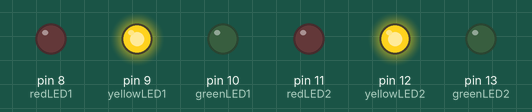
The sketch below on a simulated Arduino Uno, built with avr-gcc and run on an emulated ATmega328P. On the bench: output pins drawn as LEDs (lit = HIGH).

Above: at 1.5 s.
At 9.5 s:
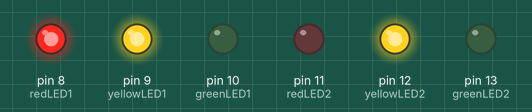
At 21.0 s:
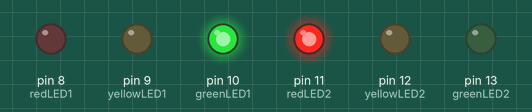
At 32.5 s:
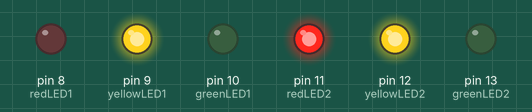
At 36.5 s:
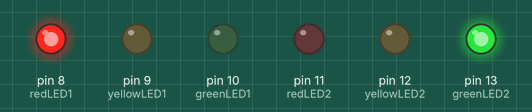
Timing chart, 0 to 40.3 s (numbered marks = the images above):
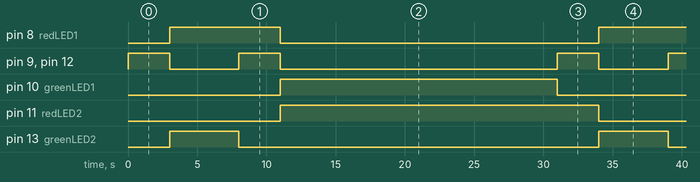

Measured:
- by itself, pin 8 (redLED1): alternates HIGH for 8.0 s and LOW for 23.0 s
- by itself, pin 9 (yellowLED1), pin 12 (yellowLED2): repeats every 31.0 s: LOW 5.0 s, HIGH 3.0 s, LOW 20.0 s, HIGH 3.0 s
- by itself, pin 10 (greenLED1): alternates HIGH for 20.0 s and LOW for 11.0 s
- by itself, pin 11 (redLED2): alternates HIGH for 23.0 s and LOW for 8.0 s
- by itself, pin 13 (greenLED2): alternates HIGH for 5.0 s and LOW for 26.0 s

The sketch:

DoubleTrafficLight.ino
```cpp
// 1st traffic
int redLED1 = 8;
int yellowLED1 = 9;
int greenLED1 = 10;

// 2nd traffic
int redLED2 = 11;
int yellowLED2 = 12;
int greenLED2 = 13;

// delay time
int shortDelay = 3000;
int middleDelay = 5000;
int longDelay = 15000;


void setup() {
  // setup LED lights as output //

  // 1st traffic
  pinMode(redLED1, OUTPUT);
  pinMode(yellowLED1, OUTPUT);
  pinMode(greenLED1, OUTPUT);

  // 2nd traffic
  pinMode(redLED2, OUTPUT);
  pinMode(yellowLED2, OUTPUT);
  pinMode(greenLED2, OUTPUT);
}


void loop() {
  changeLights();
  delay(longDelay); // wait for 15 sec
}


void changeLights() {
  // greens off, yellows on for 3 sec //
  // 1st traffic
  digitalWrite(greenLED1, LOW);
  digitalWrite(yellowLED1, HIGH);
  // 2nd traffic
  digitalWrite(greenLED2, LOW);
  digitalWrite(yellowLED2, HIGH);
  delay(shortDelay);

  // yellows off, green red opposite for 5 sec //
  // 1st traffic
  digitalWrite(yellowLED1, LOW);
  digitalWrite(greenLED1, LOW);
  digitalWrite(redLED1, HIGH);
  // 2nd traffic
  digitalWrite(yellowLED2, LOW);
  digitalWrite(greenLED2, HIGH);
  digitalWrite(redLED2, LOW);
  delay(middleDelay);

  // yellows on, green2 off for 3 sec //
  // 1st traffic
  digitalWrite(yellowLED1, HIGH);
  digitalWrite(redLED1, HIGH);
  // 2nd traffic
  digitalWrite(yellowLED2, HIGH);
  digitalWrite(greenLED2, LOW);
  delay(shortDelay);

  // yellows off, opposite green red for 5 sec //
  // 1st traffic
  digitalWrite(yellowLED1, LOW);
  digitalWrite(greenLED1, HIGH);
  digitalWrite(redLED1, LOW);
  // 2nd traffic
  digitalWrite(yellowLED2, LOW);
  digitalWrite(redLED2, HIGH);
  digitalWrite(greenLED2, LOW);
  delay(middleDelay);
}
```
